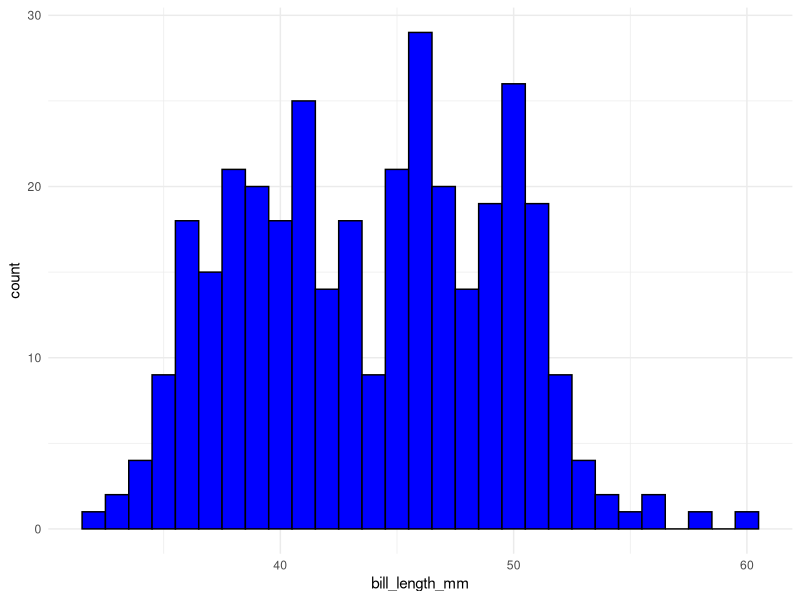
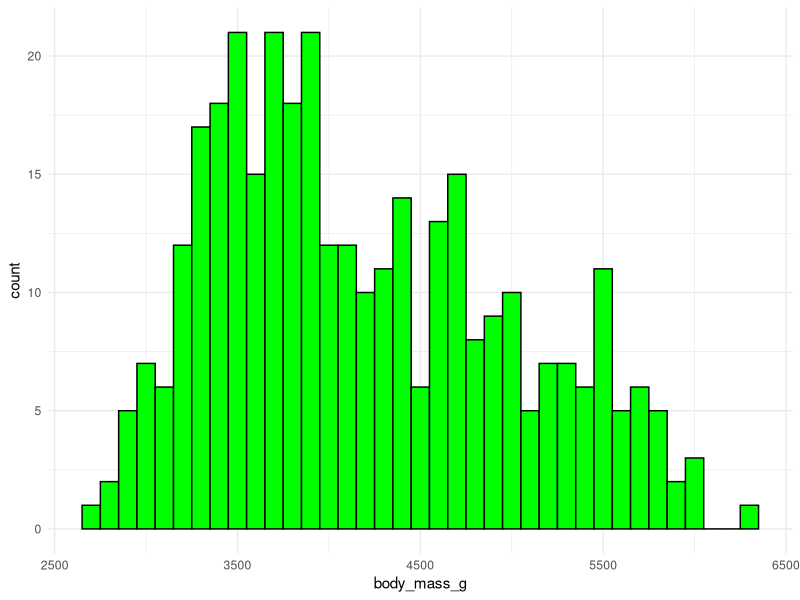
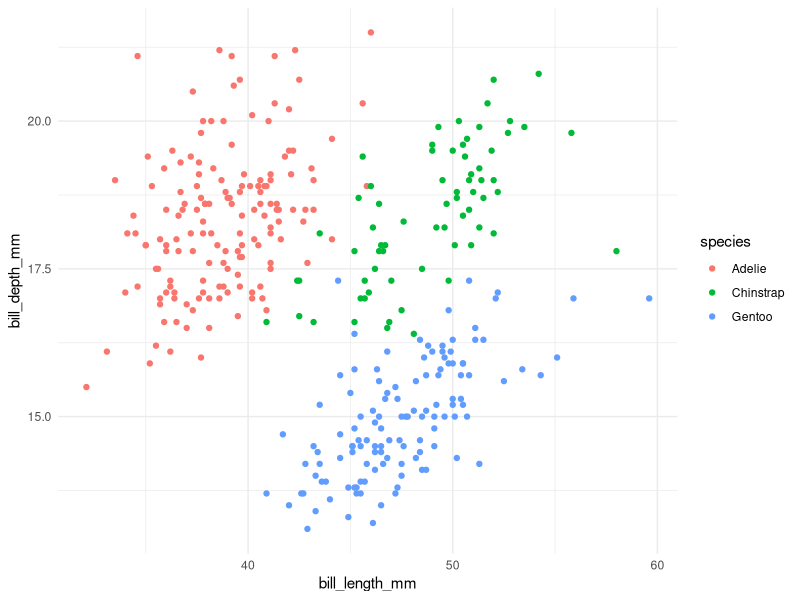
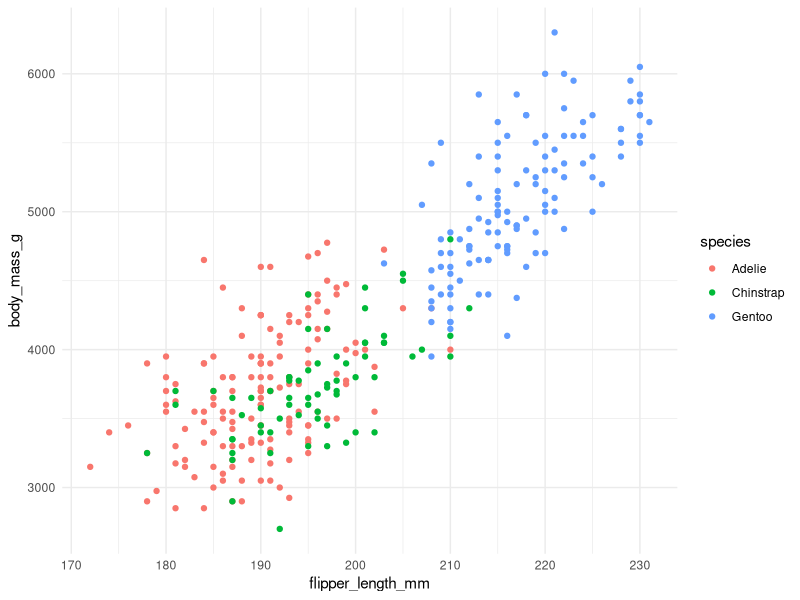
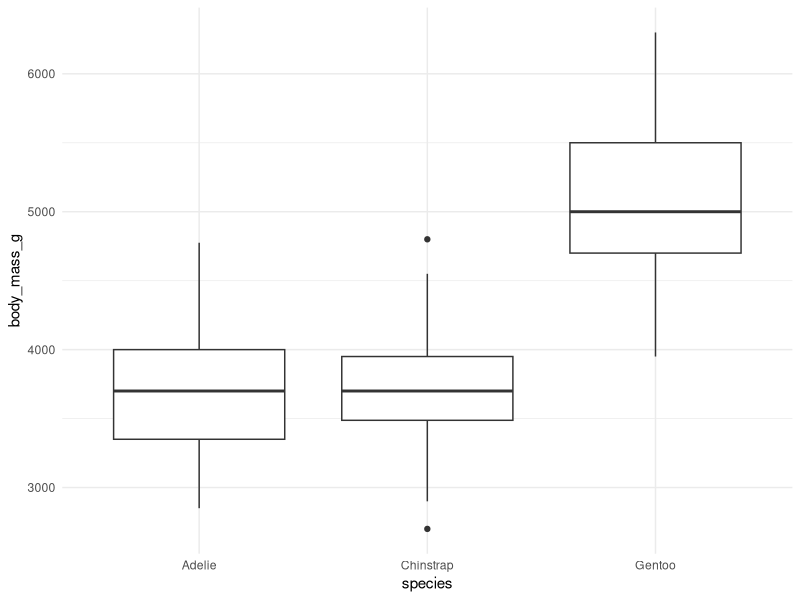
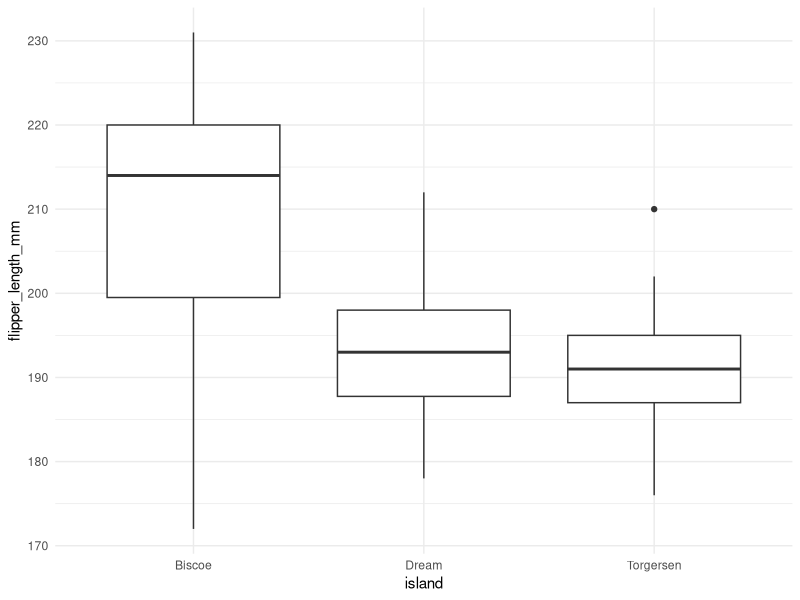
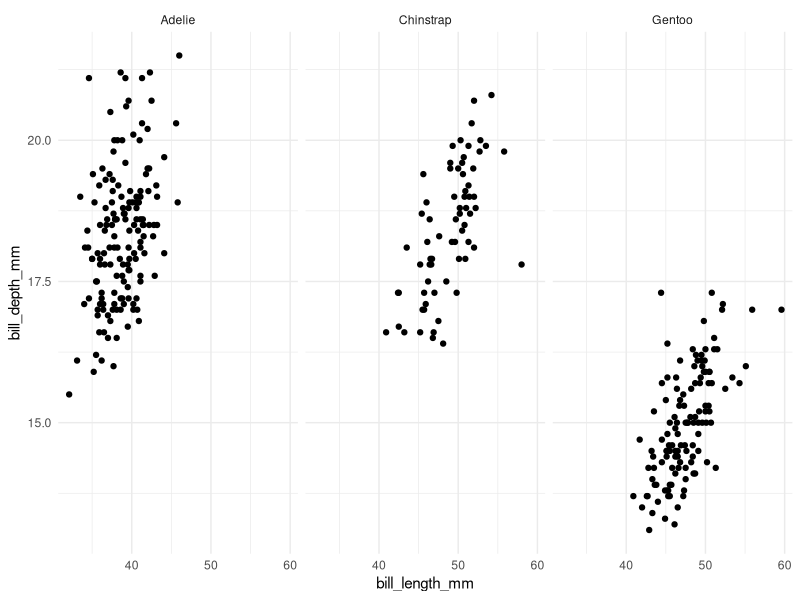
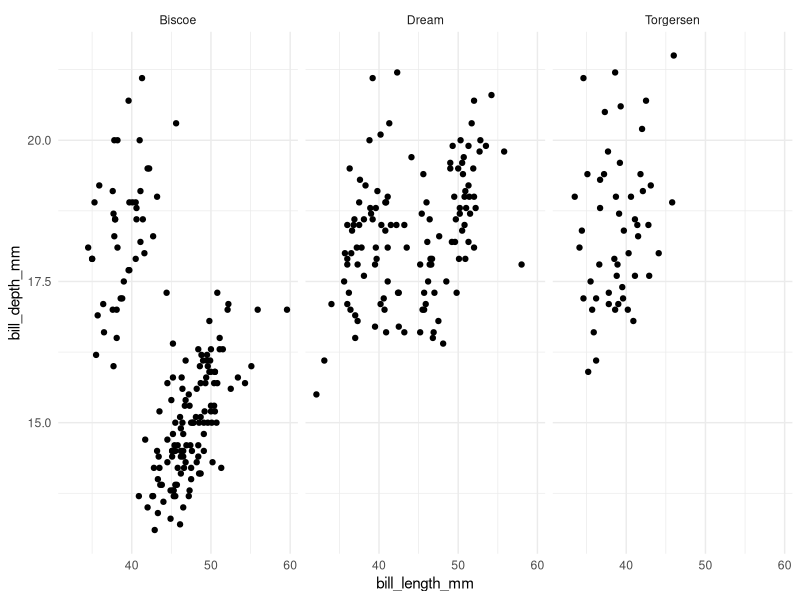

Write the R code that produced these figures, in order.
library(ggplot2)
library(palmerpenguins)

# Load the penguins dataset
# Data Exploration 
# Step 1 
data("penguins")
str(penguins)
head(penguins)
summary(penguins)

#Step 2
# Understand the variables - summary ()

#Check for missing data 
sum(is.na(penguins))

# Check missing data by column
colSums(is.na(penguins))

#Step 3 - Explore individual varaibles 
summary(penguins)
# Identify Categorical vs Numerical 
# 1. Categorical variables (Species, Island and sex)
table(penguins$species)
table(penguins$island)

#2. Numerical variables (bill_length_mm, bill_depth_mm, flipper_length_mm, body_mass_g,
# year)
#summary of statistics
summary(penguins$bill_length_mm)
summary(penguins$flipper_length_mm)

#create histograms 
# Histogram of bill length
ggplot(penguins, aes(x = bill_length_mm)) +
  geom_histogram(binwidth = 1, fill = "blue", color = "black") +
  theme_minimal()

# Histogram of body mass
ggplot(penguins, aes(x = body_mass_g)) +
  geom_histogram(binwidth = 100, fill = "green", color = "black") +
  theme_minimal()

#Step 3 - Explore Relationships between varibales
# Scatterplots - Explore the relationship between two numerical variables
# Scatterplot of bill length vs. bill depth
ggplot(penguins, aes(x = bill_length_mm, y = bill_depth_mm, colour = species)) +
  geom_point() +
  theme_minimal()
# Scatterplot of flipper length vs. body mass
ggplot(penguins, aes(x = flipper_length_mm, y = body_mass_g, colour = species)) +
  geom_point() +
  theme_minimal()

#Boxplots - compare the distribution of a numerical variable across differentn categories
# Boxplot of body mass by species
ggplot(penguins, aes(x = species, y = body_mass_g)) +
  geom_boxplot() +
  theme_minimal()
# Boxplot of flipper length by island
ggplot(penguins, aes(x = island, y = flipper_length_mm)) +
  geom_boxplot() +
  theme_minimal()

#Faceting - break down the data into smaller plots to compare subsets
# Facet scatterplot by species
ggplot(penguins, aes(x = bill_length_mm, y = bill_depth_mm)) +
  geom_point() +
  facet_wrap(~species) +
  theme_minimal()

ggplot(penguins, aes(x = bill_length_mm, y = bill_depth_mm)) +
  geom_point() +
  facet_wrap(~island) +
  theme_minimal()

ggplot(penguins, aes(x = bill_length_mm, y = bill_depth_mm)) +
  geom_point() +
  facet_wrap(~sex) +
  theme_minimal()

ggplot(penguins, aes(fill = sex, x = species)) +
  geom_bar(position = "dodge")

# 1. Start with a basic scatterplot
ggplot(penguins, aes(x = bill_length_mm, y = bill_depth_mm)) +
  geom_point()

# 2. Add color based on species
ggplot(penguins, aes(x = bill_length_mm, y = bill_depth_mm, color = species)) +
  geom_point()

# 3. Add a smooth line
ggplot(penguins, aes(x = bill_length_mm, y = bill_depth_mm, color = species)) +
  geom_point() +
  geom_smooth()

# 4. Facet the plot by species
ggplot(penguins, aes(x = bill_length_mm, y = bill_depth_mm)) +
  geom_point() +
  facet_wrap(~species)

# 5. Apply a theme
ggplot(penguins, aes(x = bill_length_mm, y = bill_depth_mm, color = species)) +
  geom_point() +
  theme_minimal()


